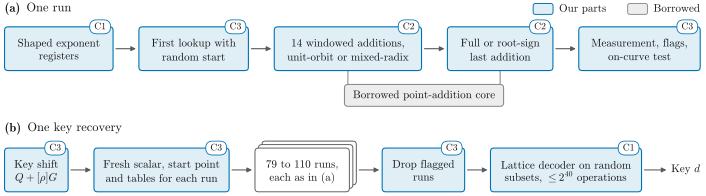

This chart was generated by the following Python code:
"""Figure 1: parts of one key recovery and how they connect (a diagram, no data).

(a) One run, in the order the run meets its parts (Section 5): shaped exponent registers, the first lookup with the
random start, 14 windowed additions over unit-orbit or mixed-radix windows on the borrowed core, the full or root-sign
last addition (also on the core), and the measurements with the visible flags. (b) One key recovery: the random key
shift, the per-run classical preparation (fresh scalar, start point, tables), the 79 to 110 runs, each one a run of (a),
the flagged runs dropped, and the lattice decoder on random subsets within 2^40 classical operations. Each of our parts
carries the challenge it meets (C1-C3 of Section 1, named in the caption).
Colors: blue = our parts, gray = the borrowed point-addition core; the stack of runs is neutral because each of its runs
is all of (a). Box widths follow their text and the gaps are equal, so both rows span the same width.
Run: python3 paper/figures/fig1_overview.py  (writes paper/figures/fig1_overview.pdf)
"""
import os
from matplotlib.patches import FancyBboxPatch
from style import OURS, OTHER, INK, MUTED, tint, figure, save

HERE = os.path.dirname(os.path.abspath(__file__))
OUR = dict(facecolor=tint(OURS, 0.12), edgecolor=OURS)
BORROWED = dict(facecolor=tint(OTHER, 0.16), edgecolor=OTHER)
STACK = dict(facecolor="white", edgecolor=MUTED)
PAD, GAP, BOX_H, CARD = 0.08, 0.26, 0.44, 0.035       # inches: text padding, gap between boxes, box height, stack offset
MARGIN = 0.03

fig = figure(1.0, 1.96)
W, H = fig.get_size_inches()
ax = fig.add_axes([0, 0, 1, 1])
ax.set_xlim(0, W)
ax.set_ylim(0, H)
ax.axis("off")
renderer = fig.canvas.get_renderer()


def width(s, size=8, **kw):
    t = ax.text(0, 0, s, fontsize=size, **kw)
    w = t.get_window_extent(renderer).width / fig.dpi
    t.remove()
    return w


def rounded(x, y, w, h, style, r=0.035, lw=0.8, z=2):
    ax.add_patch(FancyBboxPatch((x, y), w, h, boxstyle="round,pad=0,rounding_size=%g" % r, lw=lw, zorder=z, **style))


def tag(x, y, text, edge):
    """Challenge tag: a small pill centered on (x, y), the top edge of its box."""
    w, h = width(text, 7) + 0.09, 0.14
    rounded(x - w / 2, y - h / 2, w, h, dict(facecolor="white", edgecolor=edge), r=h / 2, lw=0.6, z=4)
    ax.text(x, y, text, ha="center", va="center", fontsize=7, zorder=5)


def arrow(x0, y0, x1, y1):
    ax.annotate("", (x1, y1), (x0, y0), arrowprops=dict(arrowstyle="-|>", color=MUTED, lw=0.8, mutation_scale=7,
                                                        shrinkA=0, shrinkB=0), zorder=1)


def row(items, y, x0, x1):
    """Boxes of one row from x0 to x1, joined by arrows; items are (text, style, tag). Returns their extents."""
    extra_w = [2 * CARD if style is STACK else 0 for _, style, _ in items]
    natural = [max(width(line) for line in text.split("\n")) + 2 * PAD for text, _, _ in items]
    fill = (x1 - x0 - sum(natural) - sum(extra_w) - GAP * (len(items) - 1)) / len(items)
    out, x = [], x0
    for (text, style, t), n, e in zip(items, natural, extra_w):
        w = n + fill
        if style is STACK:
            for k in (2, 1):
                rounded(x + k * CARD, y + k * CARD, w, BOX_H, style, lw=0.7, z=2)
        rounded(x, y, w, BOX_H, style, lw=0.7 if style is STACK else 0.8, z=3 if style is STACK else 2)
        ax.text(x + w / 2, y + BOX_H / 2 - 0.015, text, ha="center", va="center", fontsize=8, linespacing=1.3,
                zorder=3)
        if t:
            tag(x + w - 0.07 - width(t, 7) / 2, y + BOX_H, t, style["edgecolor"])
        out.append((x, w + e))
        x += w + e + GAP
    for (xa, wa), (xb, _) in zip(out, out[1:]):
        arrow(xa + wa + 0.03, y + BOX_H / 2, xb - 0.03, y + BOX_H / 2)
    return out


def header(y, letter, title):
    ax.text(MARGIN, y, letter, ha="left", va="top", fontsize=9, family="cmb10")
    ax.text(MARGIN + width(letter, 9, family="cmb10") + 0.06, y, title, ha="left", va="top", fontsize=9)


# (a) One run.
yb = MARGIN                                  # bottom of row (b); the rows stack upward from here
hb = yb + BOX_H + 0.26                       # top of header (b)
core_y, core_h = hb + 0.16, 0.22             # the borrowed core, under row (a)
ya = core_y + core_h + 0.14                  # bottom of row (a)
header(H - 0.025, "(a)", "One run")
a = row([("Shaped exponent\nregisters", OUR, "C1"),
         ("First lookup with\nrandom start", OUR, "C3"),
         ("14 windowed additions,\nunit-orbit or mixed-radix", OUR, "C2"),
         ("Full or root-sign\nlast addition", OUR, "C2"),
         ("Measurement, flags,\non-curve test", OUR, "C3")], ya, MARGIN, W - MARGIN)
c3, c4 = a[2][0] + a[2][1] / 2, a[3][0] + a[3][1] / 2
core_w = width("Borrowed point-addition core") + 2 * PAD
rounded((c3 + c4) / 2 - core_w / 2, core_y, core_w, core_h, BORROWED)
ax.text((c3 + c4) / 2, core_y + core_h / 2, "Borrowed point-addition core", ha="center", va="center", fontsize=8,
        zorder=3)
for c in (c3, c4):
    ax.plot([c, c], [core_y + core_h, ya], color=OTHER, lw=0.8, zorder=1, solid_capstyle="butt")

# Key to the colors, on the line of the first header.
x = W - MARGIN
for name, style in (("Borrowed", BORROWED), ("Our parts", OUR)):
    x -= width(name)
    ax.text(x, H - 0.025 - 0.065, name, ha="left", va="center", fontsize=8)
    x -= 0.06 + 0.2
    rounded(x, H - 0.025 - 0.065 - 0.055, 0.2, 0.11, style, r=0.025, lw=0.7)
    x -= 0.22

# (b) One key recovery.
header(hb, "(b)", "One key recovery")
out_w = width("Key $d$")
b = row([("Key shift\n$Q+[\\rho]G$", OUR, "C3"),
         ("Fresh scalar, start point\nand tables for each run", OUR, "C3"),
         ("79 to 110 runs,\neach as in (a)", STACK, None),
         ("Drop flagged\nruns", OUR, "C3"),
         ("Lattice decoder on random\nsubsets, $\\leq 2^{40}$ operations", OUR, "C1")], yb, MARGIN,
        W - MARGIN - out_w - GAP - 0.04)
arrow(b[-1][0] + b[-1][1] + 0.03, yb + BOX_H / 2, W - MARGIN - out_w - 0.05, yb + BOX_H / 2)
ax.text(W - MARGIN, yb + BOX_H / 2, "Key $d$", ha="right", va="center", fontsize=8)

save(fig, os.path.join(HERE, "fig1_overview.pdf"))
